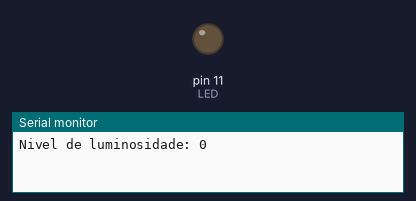
The sketch below on a simulated Arduino Uno, built with avr-gcc and run on an emulated ATmega328P. Parts: output pins drawn as LEDs (lit = HIGH), the last lines printed to the serial monitor.

Above: at 0.1 s.
At 39.1 s:
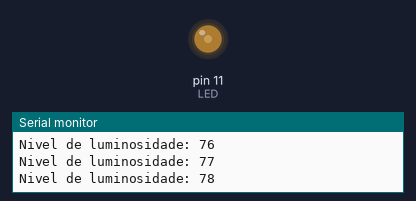
Timing chart, 0 to 40.0 s (numbered marks = the images above):
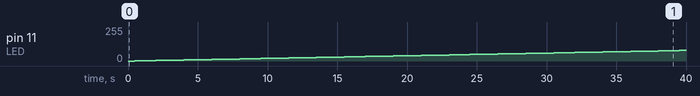

Measured:
- by itself, pin 11 (LED): moves from 0/255 to 79/255 over 39.0 s

The sketch:

Saidas.analoxicas.01.ino
```cpp
/* Programa que ilumina con diferentes intensidades un LED.
 *
 * O programa debe definir un número limitado de niveis
 * de luminosidade e empezando desde 0, subir de luminosidade.
 * Ao chegar ao máximo debe diminuir a luminosidade até 0
 * novamente.
 *
 * Criterios acerca do código:
 * (a) debe ser lexible,
 * (b) o mantemento debe ser o máis fácil posible
*/

#define LED 11  // Saída analóxica

int tempo = 500;
int nivel = 0;
int incremento = 255/255;

void setup() {
  // As entradas e saídas analóxica non se declaran no setup()
  nivel = 0;
  Serial.begin(9600);
}

void loop() {
  Serial.print("Nivel de luminosidade: ");
  Serial.println(nivel);

  analogWrite(LED, nivel);
  delay(tempo);

  if(nivel + incremento < 0 || nivel + incremento > 255) {
    incremento = -incremento;
  }
  nivel += incremento;
}

/* --- PRIMEIRA TENTATIVA ---
#define LED 11  // Saída analóxica

int tempo = 200;

// Declaración de niveis
int nivel00 = 0;
int nivel01 = 51;
int nivel02 = 102;
int nivel03 = 153;
int nivel04 = 204;
int nivel05 = 255;

void setup() {
  // As entradas e saídas analóxica non se declaran no setup()
}

void loop() {
  analogWrite(LED, nivel00);
  delay(tempo);
  analogWrite(LED, nivel01);
  delay(tempo);
  analogWrite(LED, nivel02);
  delay(tempo);
  analogWrite(LED, nivel03);
  delay(tempo);
  analogWrite(LED, nivel04);
  delay(tempo);
  analogWrite(LED, nivel05);
  delay(tempo);
  analogWrite(LED, nivel04);
  delay(tempo);
  analogWrite(LED, nivel03);
  delay(tempo);
  analogWrite(LED, nivel02);
  delay(tempo);
  analogWrite(LED, nivel01);
  delay(tempo);
  analogWrite(LED, nivel00);
  delay(tempo);
}
 --- FIN PRIMEIRA TENTATIVA --- */
```
